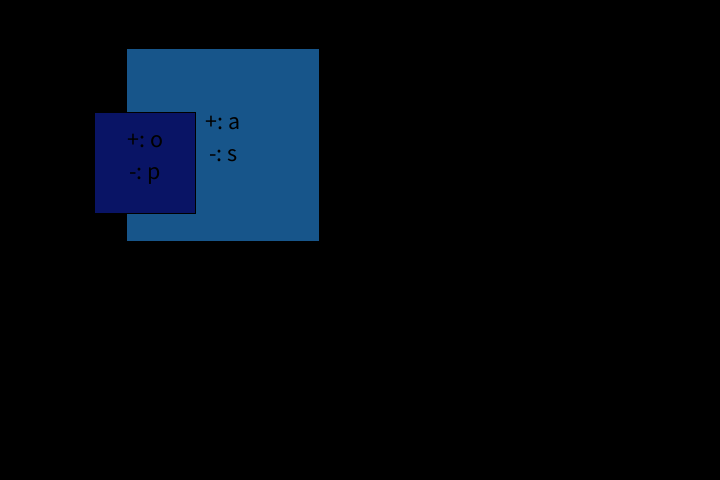
Frame 1 (no input)
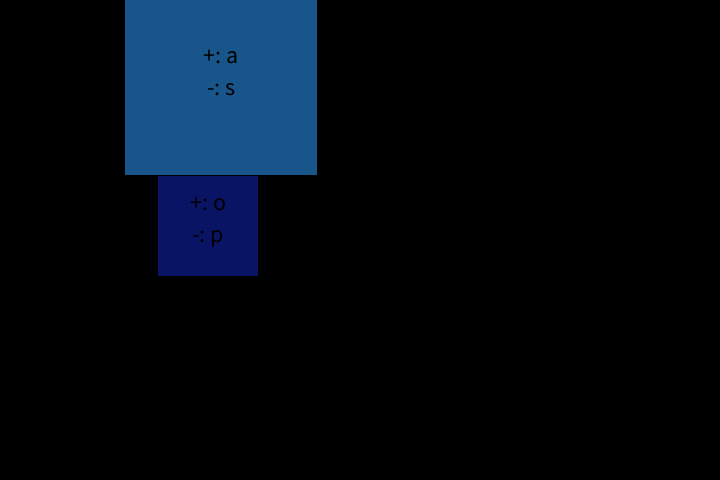
Frame 60 (the mouse pressed at the canvas centre just before this capture)
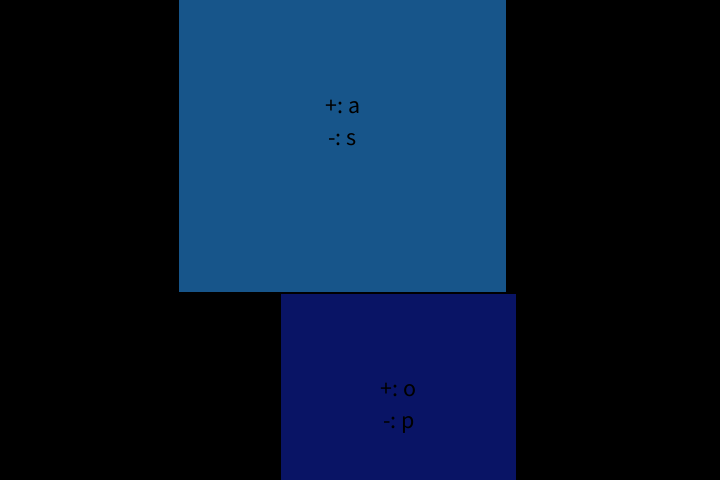
Frame 120 (the mouse held since frame 60 and released just before this capture)

The Processing sketch that drew these frames (run headless with seeded random() and noise(); from frame 60 on, the mouse is pressed at the canvas centre):

// Processing sketch: jono_overlap
// ── jono_overlap.pde
Robot bot1;
Robot bot2;

void setup() {
  size(720, 480); // make sure this matches the global variables above
  bot1 = new Robot();
  bot1.key1 = 'a';
  bot1.key2 = 's';
  bot2 = new Robot();
  bot2.key1 = 'o';
  bot2.key2 = 'p';
  smooth();
  textSize(24);
  textAlign(CENTER);
  println("setup completed");
}

void draw() {
  background(0);
  // Update and display first robot
  if (bot1.moveShape(bot2, 1))
    bot1.update();
  bot1.display();
  // Update and display second robot
  if(bot2.moveShape(bot1, -1))
    bot2.update();
  bot2.display();
  
}

class Robot {
  float sizeMin = 50;
  float xpos;
  float ypos;
  float initialSize;
  float size;
  float angle;
  float boundw = 720;
  float boundh = 480;
  char key1; // key to press to grow the shape
  char key2; // key to press to shrink the shape
  int r = 255; int g = 255; int b = 255;
  int[] border = {10,10};
  //float yoffset = 0.0;
  // Set initial values in constructor
  Robot(){
    xpos = random(0, 200);
    ypos = random(0,200);
    initialSize = random(50,200);
    size = initialSize;
    r = (int)random(0, 100);
    g = (int)random(0,100);
    b = (int)random(100,220);
  }
  
  Robot(float tempX, float tempY, float tempSize) {
    xpos = tempX;
    initialSize = tempSize;
    ypos = tempY;
    size = tempSize;
  }
  
  float[][] shapePts(){
    float[] pt1 = {this.xpos, this.ypos}; //top left corner
    float[] pt3 = {this.xpos+this.size, this.ypos+this.size}; //bottom right corner
    float[][] shapePts = {pt1, pt3};
    return shapePts;
  }
  
  // Checks if this bot is inside the boundaries of the window
  // Returns 0,0 if the shape is inside boundaries, direction to move if it's not
  int[] boundaryCheck(){
    float[][] pts = this.shapePts();
    int[] check = {0,0}; //returns X and Y check
    if (pts[0][0] < this.border[0]) // Check that shape is inside top left corner
      check[0] = 1;
    if(pts[1][0] > boundw) 
      check[0] = -1;
    if (pts[0][1] < this.border[1])
      check[0] = 1;
    if (pts[1][1] > boundh) // check that shape is inside bottom R corner
        check[1] = 1;
    return check;
  }
  
  //Takes new bot and direction (-1 or 1) to determine which way to move
  // Returns a value for update; false means overlaps and boundary crash >> don't grow anymore!
  boolean moveShape(Robot bot2, int dir){
    boolean check = true;
    int[] collision = this.checkOverlap(bot2);
    //println("checkOverlap is returning ", collision[0], ", ", collision[1]);
    if (this.boundaryCheck()[0] == 0){
      this.xpos += dir*3*collision[0];
    } 
    else if (collision[0] != 0) // IF outside boundaries (X) AND there IS overlap (X)
      check = false;
    else this.xpos += this.boundaryCheck()[0];
    if(this.boundaryCheck()[1] == 0){
       this.ypos += dir*3*collision[1];
    }
    else if (collision[1] != 0) // IF outside boundaries (Y) AND there IS overlap (Y)
      check = false;
    else this.ypos += this.boundaryCheck()[1];
    //if(this.boundaryCheck()[0] && this.boundaryCheck()[1]) // If hitting X and Y boundaries
    //  check = false;
    return check;
  } 
    
   Robot changeSize(int scale){
     // takes variable scale (from -100 to 100) to determine the size change
     Robot sizedRobot;
     float newSize = this.size*scale/25;
     sizedRobot = new Robot(this.xpos, this.ypos, newSize);
     return sizedRobot;
   }
   
   //Compares this (bot1) to bot2 to check overlap
   //If overlap, this returns x, y values of which way to move bot1 away from bot2
   int[] checkOverlap(Robot shape2){
     float[][] newPts = this.shapePts();
     //println("this shape points are {", newPts[0][0], ", ", newPts[0][1], "}, {", 
     //          newPts[1][0], ", ", newPts[1][1], "}");
     float[][] comparePts = shape2.shapePts();
     //println("shape2 points are {", comparePts[0][0], ", ", comparePts[0][1], "}, {", 
     //          comparePts[1][0], ", ", comparePts[1][1], "}");
     float ax0  = newPts[0][0]; float ay0 = newPts[0][1];
     float ax1 = newPts[1][0]; float ay1 = newPts[1][1]; 
     float bx0 = comparePts[0][0]; float by0 = comparePts[0][1]; 
     float bx1 = comparePts[1][0]; float by1 = comparePts[1][1];
     float topA = min(ay0, ay1);
     float botA = max(ay0, ay1);
     float leftA = min(ax0, ax1);
     float rightA = max(ax0, ax1);
     float topB = min(by0, by1);
     float botB = max(by0, by1);
     float leftB = min(bx0, bx1);
     float rightB = max(bx0, bx1);
     int[] move = {0,0};
     if (!(botA <= topB  || botB <= topA || rightA <= leftB || rightB <= leftA)){ 
       if (botA > topB){
        move[1] = 1; //this shape needs to move up (pos y)
        } if (botB > topA){
        move[1] =  -1; //this shape needs to move down (neg y)
        } if (rightA > leftB){
        move[0] =  -1; //this shape needs to move left (negative x)
        } if (rightB < leftA){
        move[0] = 1; // this shape needs to move right (positive x)
        }
     }
     return move;
   }
    
  // Update the fields
  void update() {
    if (mousePressed){
    size += 3;
    }
    if (keyPressed){
      //println("keyPressed is " + int(key));
      if (key == key1)
        size += 3;
      else if ((key == key2) && size > sizeMin)
        size -= 3;
      else if (int(key) == 32)
        setup();
    }
    if (size > initialSize ){
      size += -0.5;
    }
    
 
  }
  // Draw the robot to the screen
  void display() {
    fill(r, g, b);
    rect(xpos, ypos, size, size);
    fill(0, 0, 0);
    text("+: "+key1, xpos+size/2, ypos+size/2-16);
    text("-: "+key2, xpos+size/2, ypos+size/2+16);
  }
}
